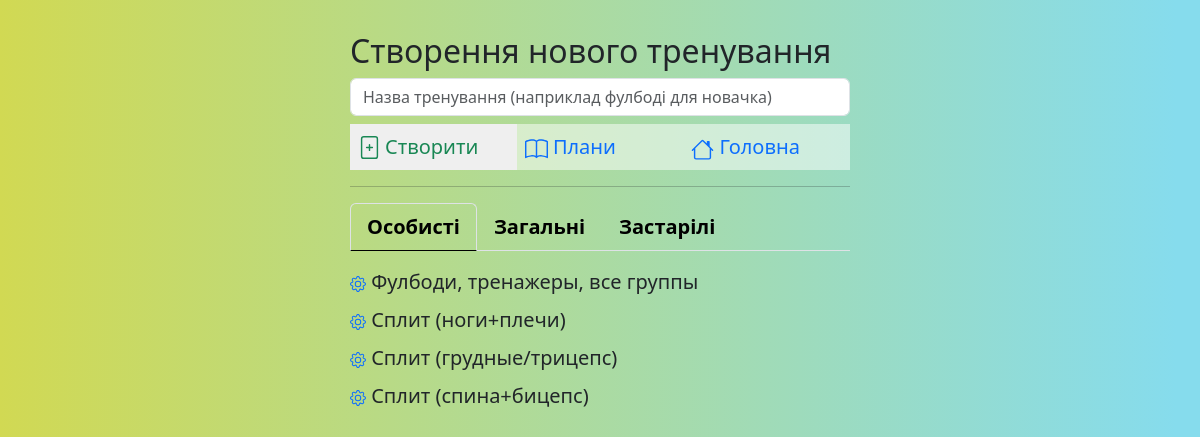
The app's page /new_train (signed in), older data.
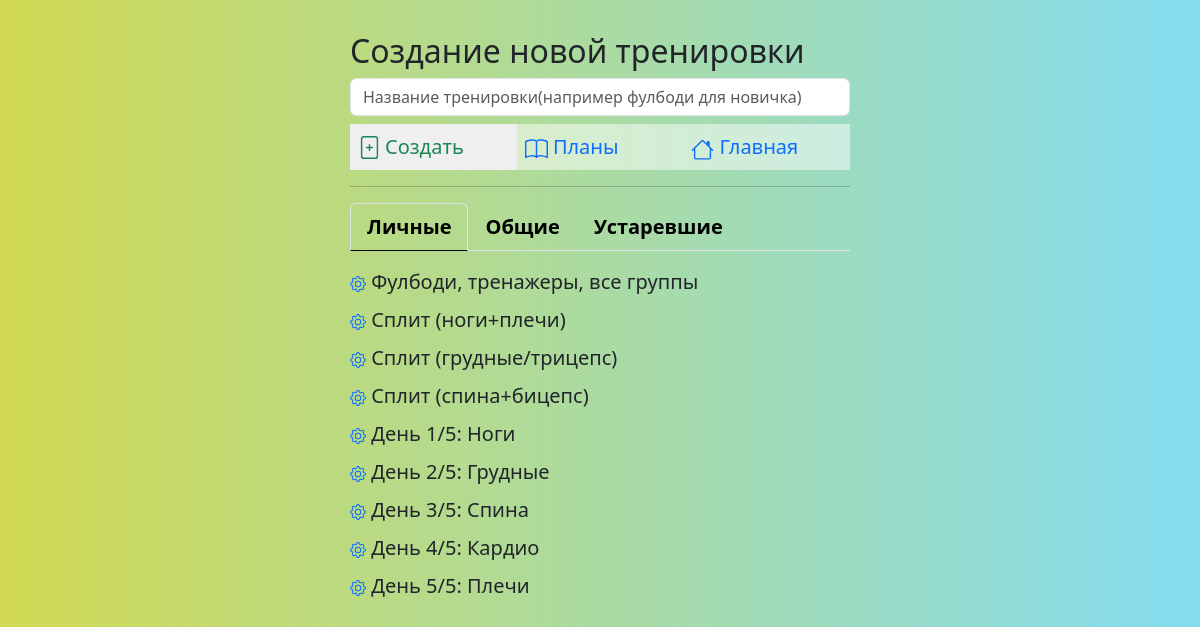
The same page, newer data.
### _models.py (models this page shows, shortened)
class User(db.Model, UserMixin):
    __tablename__ = 'users'
    id = db.Column(db.Integer, primary_key=True)
    name = db.Column(db.String(80), nullable=False, unique=True)
    password = db.Column(db.String(80), nullable=False)
    role = db.Column(db.String(80), nullable=False, default='user')
    email = db.Column(db.String(80), unique=True, nullable=False)
    language = db.Column(db.String(20), default='EN')
    preferences = db.Column(db.Text, default=[])
    date_registration = Column(db.DateTime)
    date_last_activity = Column(db.DateTime)
    trainings = relationship('UserTraining', back_populates='user')

class Training(db.Model):
    __tablename__ = 'trainings'
    training_id = db.Column(db.Integer, primary_key=True)
    name = db.Column(db.String(50), nullable=False)
    local_names = db.Column(db.Text)
    owner = db.Column(db.String(80), default='admin')
    exercises = relationship('Exercise', secondary='training_exercises', overlaps="trainings")
    user_trainings = relationship('UserTraining', back_populates='training', cascade='all, delete-orphan')
    plans = relationship('Plan', secondary='plan_trainings', back_populates='trainings')

### main.py (the view, shortened to what this page needs)
@app.route("/new_train", methods=['POST', 'GET'])
@login_required
def new_train():
    languages = config.LANGUAGES
    empty_locals = {lang: '' for lang in languages}
    if current_user.role != 'admin':
        conditions = or_(Training.owner == 'admin', Training.owner == current_user.name)
    else:
        conditions = or_(Training.owner == 'admin', Training.owner == 'old_training')
    trains_list = Training.query.filter(conditions).all()
    payload_data = [[train, json.loads(train.local_names) if train.local_names is not None else empty_locals] for train in trains_list]
    return render_template('new_train.html', trains_list=trains_list, payload_data=payload_data)

### _logic.py (called while the page is built)
def load_localization_dict():
    phrases = Localization.query.all()
    phrases_list = {}
    for phrase in phrases:
        translations_dict = json.loads(phrase.translations)
        phrases_list[phrase.key] = translations_dict
    return phrases_list

### main.py (called while the page is built)
@login_manager.user_loader
def load_user(user_id):
    return User.query.get(int(user_id))

@app.context_processor
def inject_local_dict():
    local_dict = load_localization_dict()
    return {'local_dict': local_dict}

### templates/new_train.html (shortened to what this page needs)
{% extends 'base.html' %}
{% block body %}
<div class="account-block pt-3">
    <div class="mt-3">
        <h2>{{local_dict['Create_new_workout'][current_user.language]}}</h2>
                        <form method="post">
                            <input type="text" name="train_name" id="train_name" class="form-control mb-2" required value="{{train_name}}" placeholder="{{local_dict['new_workout_placeholder'][current_user.language]}}">
                            <div class="mb-3 d-flex">
                                <div class="account-item fs-5 flex-grow-1 m-0 p-0">
                                    <button type="submit" class="submit-no-border text-success d-flex str-link p-2">
                                        {{local_dict['Create'][current_user.language]}}
                                    </button>
                                </div>
                                <div class="account-item fs-5 m-0 p-0">
                                         <a href="/plans_all" class="str-link link-underline link-underline-opacity-0 p-2">
                                             {{local_dict['Plans'][current_user.language]}}
                                         </a>
                                </div>
                                <div class="account-item fs-5 m-0 p-0 text-truncate">
                                         <a href="/" class="str-link link-underline link-underline-opacity-0 p-2">
                                             {{local_dict['Main'][current_user.language]}}
                                         </a>
                                </div>
                            </div>
                        </form>
        <hr>
        <ul class="nav nav-tabs mb-3 fs-5 fw-semibold" id="pills-tab" role="tablist">
            <li class="nav-item" role="presentation">
                <button class="nav-link active" id="user_trains-tab" data-bs-toggle="pill" data-bs-target="#user_trains" type="button" role="tab" aria-controls="user_trains" aria-selected="true">
                    {{local_dict['Personal'][current_user.language]}}
                </button>
            </li>
            <li class="nav-item" role="presentation">
                <button class="nav-link" id="pills-common-tab" data-bs-toggle="pill" data-bs-target="#common" type="button" role="tab" aria-controls="common" aria-selected="false">
                    {{local_dict['General'][current_user.language]}}
                </button>
            </li>
            {% if current_user.role == 'admin' %}
            <li class="nav-item" role="presentation">
                <button class="nav-link" id="pills-old-tab" data-bs-toggle="pill" data-bs-target="#old" type="button" role="tab" aria-controls="old" aria-selected="false">
                    {{local_dict['Old'][current_user.language]}}
                </button>
            </li>
            {% endif %}
        </ul>
        <div class="tab-content" id="tabContent">
            <div class="tab-pane fade show active" id="user_trains" role="tabpanel" aria-labelledby="pills-user_trains-tab" tabindex="0">
                    {% for data in payload_data %}
                        {% if data[0].owner == current_user.name %}
                            <div class="fs-5 mb-2 text-truncate">
                            <a href="/edit_train/{{data[0].training_id}}" class="link-underline link-underline-opacity-0">
                                <span class="text-dark">{{data[0].name}}</span>
                            </a>
                            </div>
                        {% endif %}
                    {% endfor %}
            </div>
        </div>
    </div>
</div>
{% endblock %}

Row changes from the older to the newer data that the page shows:
changed User: language "Створення нового тренування" → "Создание новой тренировки"; train_name "Назва тренування (наприклад фулбоді для новачка)" → "Название тренировки(например фулбоди для новичка)"; language "Створити" → "Создать"; language "Плани" → "Планы"; language "Головна" → "Главная"; language "Особисті" → "Личные"; language "Загальні" → "Общие"; language "Застарілі" → "Устаревшие"
added Training: name "День 1/5: Ноги"
added Training: name "День 2/5: Грудные"
added Training: name "День 3/5: Спина"
added Training: name "День 4/5: Кардио"
added Training: name "День 5/5: Плечи"
